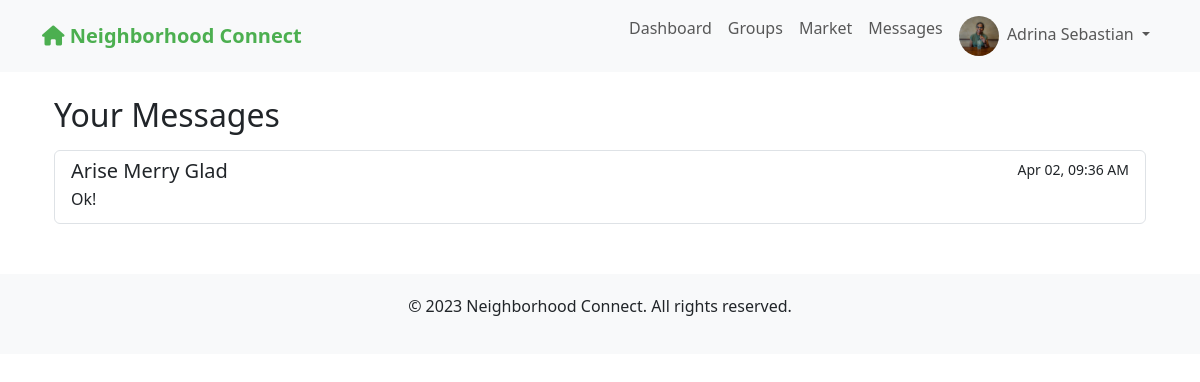
Before: /messages (signed in) with the older database file.
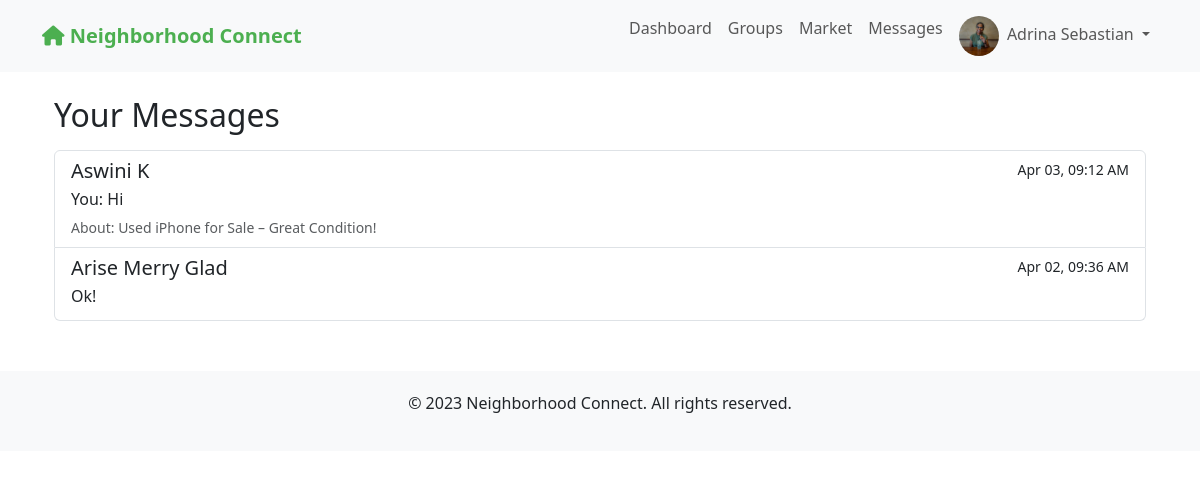
After: the same page with the newer database file.
### app.py (models this page shows)
class User(UserMixin, db.Model):
    id = db.Column(db.Integer, primary_key=True)
    email = db.Column(db.String(100), unique=True, nullable=False)
    password = db.Column(db.String(200), nullable=False)
    name = db.Column(db.String(100), nullable=False)
    address = db.Column(db.String(200), nullable=False)
    neighborhood_id = db.Column(db.Integer, db.ForeignKey('neighborhood.id'), nullable=False)
    profile_pic = db.Column(db.String(200), default='default.jpg')
    created_at = db.Column(db.DateTime, default=datetime.utcnow)
    is_admin = db.Column(db.Boolean, default=False)
    posts = db.relationship('Post', backref='author', lazy=True)
    comments = db.relationship('Comment', backref='author', lazy=True)
    incidents = db.relationship('Incident', backref='reporter', lazy=True)
    group_memberships = db.relationship('GroupMember', backref='user', lazy=True)

class Message(db.Model):
    id = db.Column(db.Integer, primary_key=True)
    sender_id = db.Column(db.Integer, db.ForeignKey('user.id'), nullable=False)
    receiver_id = db.Column(db.Integer, db.ForeignKey('user.id'), nullable=False)
    content = db.Column(db.Text, nullable=False)
    timestamp = db.Column(db.DateTime, default=datetime.utcnow)  # This is the critical column
    is_read = db.Column(db.Boolean, default=False)
    item_id = db.Column(db.Integer, db.ForeignKey('market_item.id'), nullable=True)
    sender = db.relationship('User', foreign_keys=[sender_id], backref='sent_messages')
    receiver = db.relationship('User', foreign_keys=[receiver_id], backref='received_messages')
    item = db.relationship('MarketItem', backref='messages')

class MarketItem(db.Model):
    id = db.Column(db.Integer, primary_key=True)
    title = db.Column(db.String(200), nullable=False)
    description = db.Column(db.Text, nullable=False)
    price = db.Column(db.Float, nullable=False)
    image = db.Column(db.String(200))
    category = db.Column(db.String(50), nullable=False)  # e.g., "furniture", "electronics", "clothing"
    created_at = db.Column(db.DateTime, default=datetime.utcnow)
    user_id = db.Column(db.Integer, db.ForeignKey('user.id'), nullable=False)
    neighborhood_id = db.Column(db.Integer, db.ForeignKey('neighborhood.id'), nullable=False)
    is_sold = db.Column(db.Boolean, default=False)
    user = db.relationship('User', backref='market_items')

### app.py (the view)
@app.route('/messages')
@login_required
def messages():
    sent = db.session.query(Message.receiver_id).filter_by(sender_id=current_user.id).distinct()
    received = db.session.query(Message.sender_id).filter_by(receiver_id=current_user.id).distinct()
    user_ids = {id for (id,) in sent.union_all(received)}
    conversations = []
    for user_id in user_ids:
        user = User.query.get(user_id)
        if not user:
            continue
        last_message = Message.query.filter(
            ((Message.sender_id == current_user.id) & (Message.receiver_id == user_id)) |
            ((Message.sender_id == user_id) & (Message.receiver_id == current_user.id))
        ).order_by(Message.timestamp.desc()).first()
        if not last_message:
            continue
        unread_count = Message.query.filter_by(
            sender_id=user_id,
            receiver_id=current_user.id,
            is_read=False
        ).count()
        conversations.append({
            'user': user,
            'last_message': last_message,
            'unread_count': unread_count
        })
    conversations.sort(key=lambda x: x['last_message'].timestamp, reverse=True)
    return render_template('messages.html', conversations=conversations)

### app.py (called while the page is built)
@login_manager.user_loader
def load_user(user_id):
    return User.query.get(int(user_id))

@app.before_request
def before_request():
    if current_user.is_authenticated:
        g.unread_count = Message.query.filter_by(
            receiver_id=current_user.id,
            is_read=False
        ).count()

@app.context_processor
def inject_unread_count():
    if current_user.is_authenticated:
        return {'unread_message_count': getattr(g, 'unread_count', 0)}
    return {}

### templates/messages.html (shortened to what this page needs)
{% extends "base.html" %}
{% block content %}
<div class="container mt-4">
    <h2>Your Messages</h2>
    {% if not conversations %}
    <div class="alert alert-info mt-3">
        You have no messages yet.
    </div>
    {% else %}
    <div class="list-group mt-3">
        {% for conv in conversations %}
        <a href="{{ url_for('view_conversation', user_id=conv.user.id) }}"
           class="list-group-item list-group-item-action {% if conv.unread_count > 0 %}list-group-item-primary{% endif %}">
            <div class="d-flex w-100 justify-content-between">
                <h5 class="mb-1">
                    {{ conv.user.name }}
                </h5>
                <small>{{ conv.last_message.timestamp.strftime('%b %d, %I:%M %p') }}</small>
            </div>
            <p class="mb-1">
                {% if conv.last_message.sender_id == current_user.id %}
                You: {{ conv.last_message.content|truncate(50) }}
                {% else %}
                {{ conv.last_message.content|truncate(50) }}
                {% endif %}
            </p>
            {% if conv.last_message.item %}
            <small class="text-muted">About: {{ conv.last_message.item.title }}</small>
            {% endif %}
        </a>
        {% endfor %}
    </div>
    {% endif %}
</div>
{% endblock %}

Changed rows visible on the page:
added User: user.name "Aswini K"
added Message: last_message.timestamp "Apr 03, 09:12 AM", last_message.content "Hi"
added MarketItem: last_message.item "Used iPhone for Sale – Great Condition!"
Other visible differences:
new list line: "You: About:"
